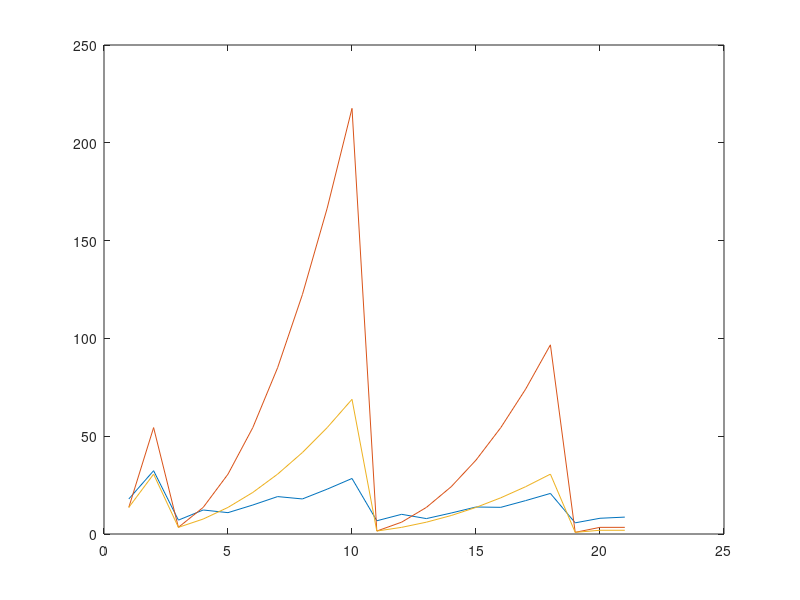

Write MATLAB code to recreate this figure.
N = [1,2,3,4,5,6,7,8,9,10,11,12,13,14,15,16,17,18,19,20,21];

E = [1312.0, 2372.3, 520.2, 899.5, 800.6, 1086.5, 1402.3, 1313.9, 1681.0, 2080.7, 495.8, 737.7, 577.5, 786.5, 1011.8, 999.6, 1251.2, 1520.6, 418.8, 589.8, 633.1];

for i = 1:21
    E(i) = E(i) * 0.013642;
end

Z1 = [1,2,1,2,3,4,5,6,7,8,1,2,3,4,5,6,7,8,1,2,2];
E1 = [];

for i = 1:2
    E1(i) = 13.6*Z1(i)*Z1(i);
end
for i = 3:10
    E1(i) = 13.6*Z1(i)*Z1(i)/4;
end
for i=11:18
    E1(i) = 13.6*Z1(i)*Z1(i)/9;
end
for i=19:21
    E1(i) = 13.6*Z1(i)*Z1(i)/16;
end

Z2 = [1, 1.5, 1, 1.5, 2, 2.5, 3, 3.5, 4, 4.5, 1, 1.5, 2, 2.5, 3, 3.5, ..., 
    4, 4.5, 1, 1.5, 1.5];
E2 = [];

for i = 1:2
    E2(i) = 13.6*Z2(i)*Z2(i);
end
for i = 3:10
    E2(i) = 13.6*Z2(i)*Z2(i)/4;
end
for i=11:18
    E2(i) = 13.6*Z2(i)*Z2(i)/9;
end
for i=19:21
    E2(i) = 13.6*Z2(i)*Z2(i)/16;
end

plot(N, E)
hold on
plot(N, E1)
hold on
plot(N, E2)